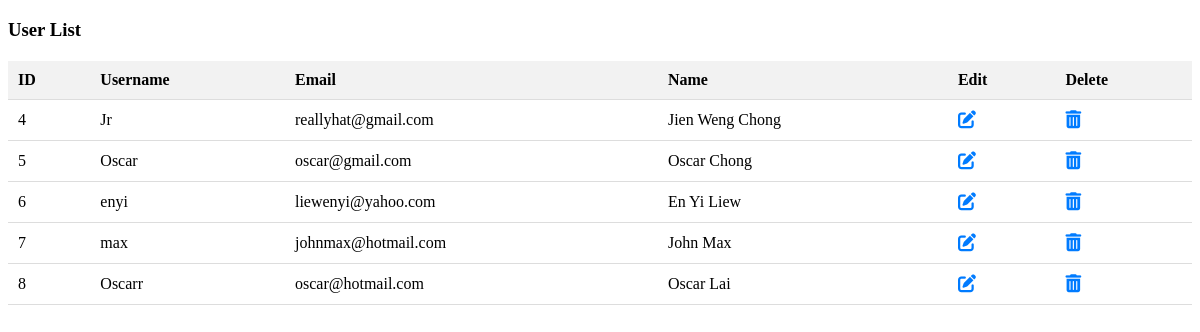
Screenshot of /admin/user_list.php with the database file from the repository.
### tables this page shows
CREATE TABLE `users` (
  `id` int(10) UNSIGNED NOT NULL,
  `firstname` varchar(30) NOT NULL,
  `lastname` varchar(30) NOT NULL,
  `username` varchar(50) NOT NULL,
  `email` varchar(50) NOT NULL,
  `password` varchar(20) NOT NULL
);

### admin/user_list.php (the view, shortened to what this page needs)
<?php
include('../include/connect.php');
$select_query = "SELECT * FROM users";
$result = mysqli_query($con, $select_query);
?>
<!DOCTYPE html>
<html lang="en">
<head>
    <link rel="stylesheet" href="https://cdnjs.cloudflare.com/ajax/libs/font-awesome/6.0.0/css/all.min.css">
</head>
<body>
    <h3>User List</h3>
    <table>
        <tr>
            <th>ID</th>
            <th>Username</th>
            <th>Email</th>
            <th>Name</th>
            <th>Edit</th>
            <th>Delete</th>
        </tr>
        <?php
        while ($row = mysqli_fetch_assoc($result)) {
            echo "<tr>";
            echo "<td>" . $row['id'] . "</td>";
            echo "<td>" . $row['username'] . "</td>";
            echo "<td>" . $row['email'] . "</td>";
            echo "<td>" . $row['firstname'] . " " . $row['lastname'] . "</td>";
            echo "<td><a href='edit_user.php?id=" . $row['id'] . "'><i class='fas fa-edit icon'></i></a></td>";
            echo "<td><a href='delete_user.php?id=" . $row['id'] . "' onclick='return confirm(\"Are you sure you want to delete this user?\")'><i class='fas fa-trash-alt icon'></i></a></td>";
            echo "</tr>";
        }
        ?>
    </table>
</body>
</html>

### admin/user_list.php (style rules this page uses)
table { width: 100%; border-collapse: collapse; margin-top: 20px; }
th, td { padding: 10px; text-align: left; border-bottom: 1px solid #ddd; }
th { background-color: #f2f2f2; }
.icon { font-size: 18px; color: #007bff; margin-right: 5px; cursor: pointer; }

### rows the page displays
users: id "4", username "Jr", email "reallyhat@gmail.com", firstname "Jien Weng", lastname "Chong"
users: id "5", username "Oscar", email "oscar@gmail.com", firstname "Oscar", lastname "Chong"
users: id "6", username "enyi", email "liewenyi@yahoo.com", firstname "En Yi", lastname "Liew"
users: id "7", username "max", email "johnmax@hotmail.com", firstname "John", lastname "Max"
users: id "8", username "Oscarr", email "oscar@hotmail.com", firstname "Oscar", lastname "Lai"
